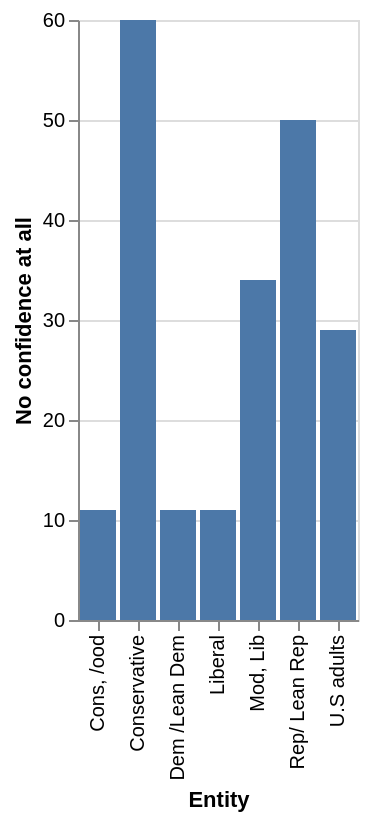

Write a Vega-Lite specification for this figure.
### Vega-Lite specification from a JSON file in a GitHub repository (floating-point values rounded to 4 significant figures)
{"$schema": "https://vega.github.io/schema/vega-lite/v5.json", "description": "Bar chart auto-generated from CSV", "data": {"values": [{"Entity": "Liberal", "No confidence at all": "11", "No confidence at all.1": "38", "Not too much confidence": "44", "a fair amount of confidence": "5", "A great deal of confidence": "0"}, {"Entity": "Cons, /ood", "No confidence at all": "11", "No confidence at all.1": "43", "Not too much confidence": "37", "a fair amount of confidence": "0", "A great deal of confidence": "0"}, {"Entity": "Dem /Lean Dem", "No confidence at all": "11", "No confidence at all.1": "41", "Not too much confidence": "40", "a fair amount of confidence": "6", "A great deal of confidence": "0"}, {"Entity": "Mod, Lib", "No confidence at all": "34", "No confidence at all.1": "41", "Not too much confidence": "19", "a fair amount of confidence": "3", "A great deal of confidence": "0"}, {"Entity": "Conservative", "No confidence at all": "60", "No confidence at all.1": "30", "Not too much confidence": "8", "a fair amount of confidence": "1", "A great deal of confidence": "0"}, {"Entity": "Rep/ Lean Rep", "No confidence at all": "50", "No confidence at all.1": "34", "Not too much confidence": "12", "a fair amount of confidence": "2", "A great deal of confidence": "0"}, {"Entity": "U.S adults", "No confidence at all": "29", "No confidence at all.1": "38", "Not too much confidence": "27", "a fair amount of confidence": "0", "A great deal of confidence": "0"}]}, "mark": "bar", "encoding": {"x": {"field": "Entity", "type": "ordinal"}, "y": {"field": "No confidence at all", "type": "quantitative"}}}
